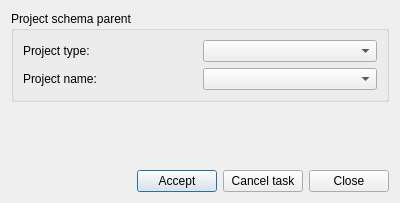
<?xml version="1.0" encoding="UTF-8"?>
<ui version="4.0">
 <class>dlg_cm_base</class>
 <widget class="QDialog" name="dlg_cm_base">
  <property name="geometry">
   <rect>
    <x>0</x>
    <y>0</y>
    <width>400</width>
    <height>203</height>
   </rect>
  </property>
  <property name="windowTitle">
   <string>Execute parent scripts</string>
  </property>
  <layout class="QGridLayout" name="gridLayout">
   <item row="0" column="0">
    <widget class="QGroupBox" name="grb_projectschema">
     <property name="title">
      <string>Project schema parent</string>
     </property>
     <layout class="QGridLayout" name="gridLayout_2">
      <item row="2" column="0">
       <widget class="QLabel" name="lbl_project">
        <property name="layoutDirection">
         <enum>Qt::LeftToRight</enum>
        </property>
        <property name="text">
         <string>Project name:</string>
        </property>
        <property name="alignment">
         <set>Qt::AlignJustify|Qt::AlignVCenter</set>
        </property>
       </widget>
      </item>
      <item row="0" column="0">
       <widget class="QLabel" name="lbl_project_type">
        <property name="layoutDirection">
         <enum>Qt::LeftToRight</enum>
        </property>
        <property name="text">
         <string>Project type:</string>
        </property>
        <property name="alignment">
         <set>Qt::AlignLeading|Qt::AlignLeft|Qt::AlignVCenter</set>
        </property>
       </widget>
      </item>
      <item row="0" column="1">
       <widget class="QComboBox" name="cmb_project_type"/>
      </item>
      <item row="2" column="1">
       <widget class="QComboBox" name="cmb_project_name"/>
      </item>
     </layout>
    </widget>
   </item>
   <item row="1" column="0">
    <spacer name="verticalSpacer">
     <property name="orientation">
      <enum>Qt::Vertical</enum>
     </property>
     <property name="sizeHint" stdset="0">
      <size>
       <width>91</width>
       <height>51</height>
      </size>
     </property>
    </spacer>
   </item>
   <item row="2" column="0">
    <layout class="QGridLayout" name="lyt_buttons">
     <item row="0" column="0">
      <widget class="QLabel" name="lbl_time">
       <property name="text">
        <string/>
       </property>
      </widget>
     </item>
     <item row="0" column="1">
      <spacer name="horizontalSpacer">
       <property name="orientation">
        <enum>Qt::Horizontal</enum>
       </property>
       <property name="sizeHint" stdset="0">
        <size>
         <width>40</width>
         <height>20</height>
        </size>
       </property>
      </spacer>
     </item>
     <item row="0" column="2">
      <widget class="QPushButton" name="btn_accept">
       <property name="text">
        <string>Accept</string>
       </property>
      </widget>
     </item>
     <item row="0" column="3">
      <widget class="QPushButton" name="btn_cancel_task">
       <property name="text">
        <string>Cancel task</string>
       </property>
      </widget>
     </item>
     <item row="0" column="4">
      <widget class="QPushButton" name="btn_close">
       <property name="text">
        <string>Close</string>
       </property>
      </widget>
     </item>
    </layout>
   </item>
  </layout>
 </widget>
 <resources/>
 <connections/>
</ui>
